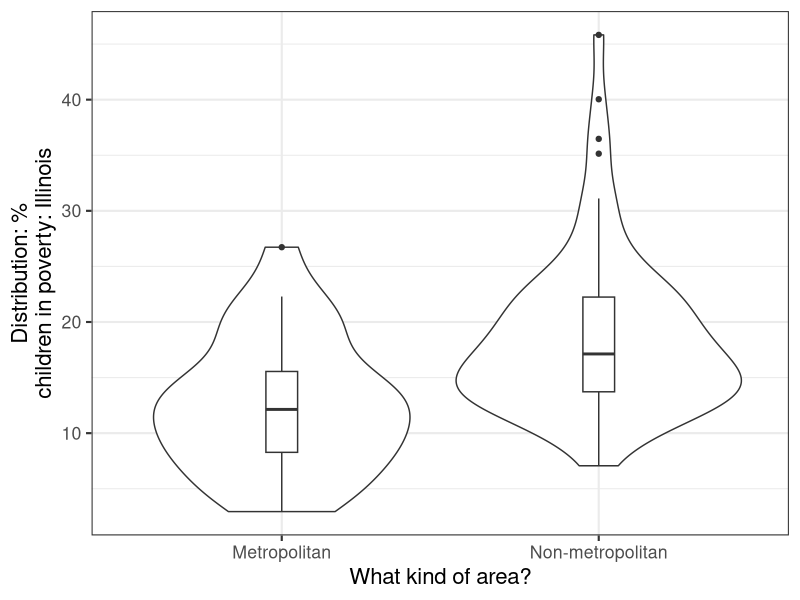
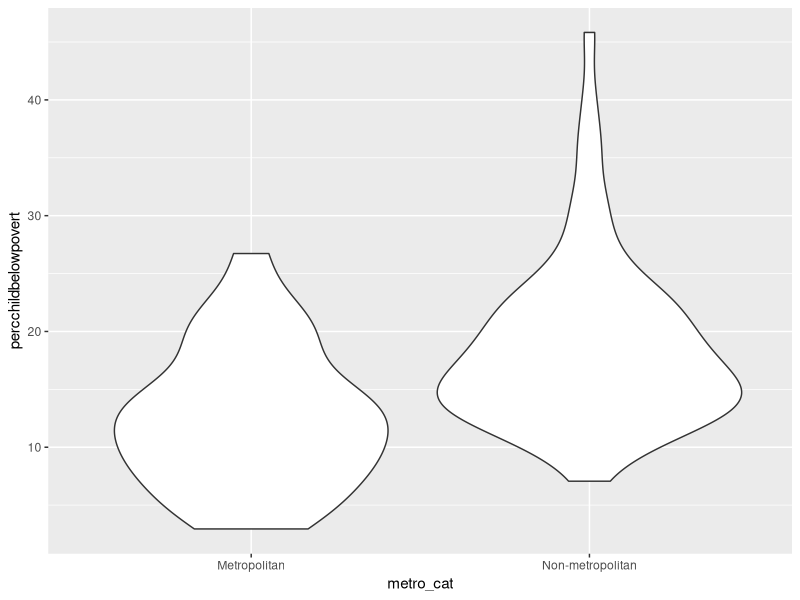
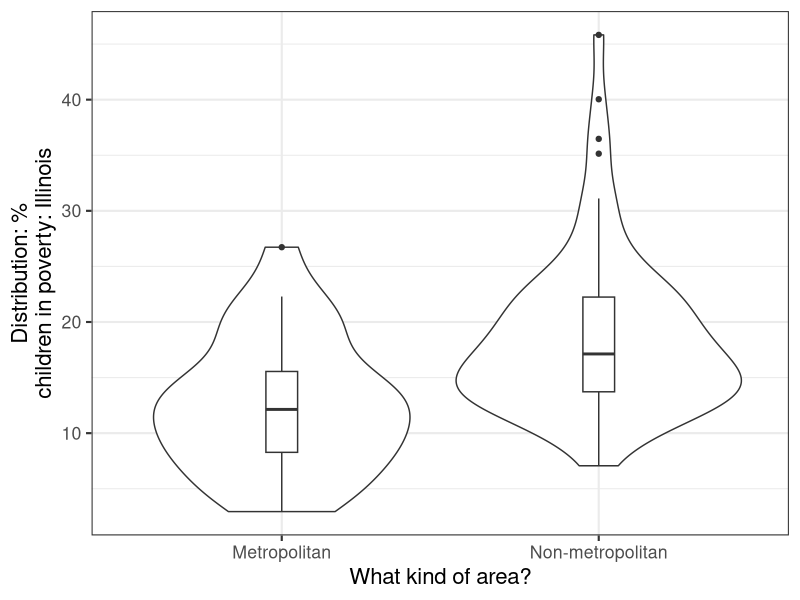

These figures' R source, in order: (Note: this script raises an error after producing the figures.)
## ---- chunk 1
#| echo: false
#| output: false
library(ggplot2)
library(tidyverse)
midwest <- midwest %>%
    mutate(metro_cat = case_when(inmetro == 1 ~ "Metropolitan",
                                 inmetro == 0 ~ "Non-metropolitan",
                                 TRUE ~ NA_character_))

## ---- chunk 2
#| echo: true
#| output: false
ggplot(midwest %>% filter(state == "IL"),
       aes(x = metro_cat, y = percchildbelowpovert)) +
  geom_violin() +
  geom_boxplot(width=0.1) +
  xlab("What kind of area?") +
  ylab("Distribution: %\nchildren in poverty: Illinois") +
  theme_bw(base_size = 16) 

## ---- chunk 3
#| echo: true
#| output: false
var_y <- "percchildbelowpovert"
var_x <- "metro_cat"
p1 <- ggplot(midwest %>% filter(state == "IL"),
       aes(x = .data[[var_x]], y = .data[[var_y]])) +
  geom_violin() 

## ---- chunk 4
#| echo: true
#| output: false
p2 <- ggplot(midwest %>% filter(state == "IL"),
       aes(x = !!sym(var_x), y = !!sym(var_y))) +
  geom_violin() 

p2

## ---- chunk 5
#| echo: true
#| output: false

ggplot(midwest %>% filter(state == "IL"),
       aes(x = !!sym(var_x), y = !!sym(var_y))) +
  geom_violin() +
  geom_boxplot(width=0.1) +
  xlab("What kind of area?") +
  ylab("Distribution: %\nchildren in poverty: Illinois") +
  theme_bw(base_size = 16) 
## ---- chunk 6
#| echo: true
#| output: true
fixed_label <- "Distribution: %\nchildren in poverty: Illinois"
statistic <- "percent children in poverty"
state <- "IL"
variable_label <- sprintf("Distribution: \n%s: %s",
                          statistic, 
                          state)
variable_label

## ---- chunk 7
#| echo: true
#| output: true
title_maker <- function(onecol){
  clean_perc <- gsub("perc", "Percent", onecol)
  clean_str_perc <- paste(c(str_extract(clean_perc, "Percent"), 
              str_to_title(str_remove(clean_perc, "Percent"))),
              collapse = " ")
  return(clean_str_perc)
}
title_maker("percwhite")
title_maker("percadultpoverty")



## ---- chunk 8
#| echo: true
#| output: true
title_maker <- function(onecol){
  clean_perc <- gsub("perc", "Percent", onecol)
  clean_str_perc <- paste(c(str_extract(clean_perc, "Percent"), 
              str_to_title(str_remove(clean_perc, "Percent"))),
              collapse = " ")
  if(grepl("povert", clean_str_perc)){
      clean_str_pov <- paste(c(str_remove(clean_str_perc,
                                      "povert(y)?"),
                      str_to_title(str_extract(clean_str_perc, 
                                       "povert(y)?"))),
              collapse = " ")
      return(clean_str_pov)
  } else{
      return(clean_str_perc)
  }
}
title_maker("percwhite")
title_maker("percadultpoverty")

## ---- chunk 9
#| echo: true
#| output: true
state_name <- state.name[state.abb == "IL"]
state_name
## ---- chunk 10
#| echo: true
#| output: true
plot_onestat_onestate <- function(input_data,
                                  state_abbrev,
                                  var_x, 
                                  var_y,
                                  x_label){
  
## adding error handling
  if(!state_abbrev %in% input_data$state){
    stop(sprintf("Error; state not found in dataset; available states: %s",
              paste(unique(input_data$state), collapse = "; ")))
  }
  
  p <- ggplot(input_data %>% filter(state == state_abbrev),
       aes(x = !!sym(var_x), y = !!sym(var_y))) +
  geom_violin() +
  geom_boxplot(width=0.1) +
  xlab(x_label) +
  ylab(sprintf("Distribution: %s\nin %s", 
               title_maker(var_y),
               state.name[state.abb == state_abbrev])) +
  theme_bw() +
  theme(axis.title.y = element_text(size = 6))
  return(p)
  
}
## ---- chunk 11
#| echo: true
#| output: true
#| error: true
## throws error
plot_onestat_onestate(input_data = midwest,
                      state_abbrev = "DC", 
                      var_x = "metro_cat",
                      var_y = "percadultpoverty",
                      x_label = "What kind of area?")

## ---- chunk 12
#| echo: true
#| output: true
## doesnt throw error 
plot_onestat_onestate(input_data = midwest,
                      state_abbrev = "WI", 
                      var_x = "metro_cat",
                      var_y = "percadultpoverty",
                      x_label = "What kind of area?")




## ---- chunk 13
#| echo: true
#| output: true
library(gridExtra)
states_compare <- rep(c("IL", "WI"), each = 3)
outcomes_compare <- rep(c("percadultpoverty", 
                      "percchildbelowpovert",
                      "percelderlypoverty"), 
                      times = 2)


p_compare <- mapply(plot_onestat_onestate,
                    state_abbrev = states_compare,
                    var_y = outcomes_compare,
                    MoreArgs = list(input_data = midwest,
                                    var_x = "metro_cat",
                                    x_label = "What kind of area?"),
                    SIMPLIFY = FALSE)
## ---- chunk 14
#| echo: true
#| output: true

## arrange on grid- more automatically
do.call(grid.arrange, p_compare)

## ---- chunk 15
#| echo: true
#| output: true
#| output-location: slide 
#| fig-width: 6
#| fig-height: 8
#| fig-align: center
## arrange on grid - more manually
names(p_compare) <- paste(states_compare, outcomes_compare, sep = "_")
grid.arrange(p_compare$IL_percchildbelowpovert,
             p_compare$WI_percchildbelowpovert,
             p_compare$IL_percadultpoverty, 
            p_compare$WI_percadultpoverty,
             p_compare$IL_percelderlypoverty,
             p_compare$WI_percelderlypoverty,
             nrow = 3)


